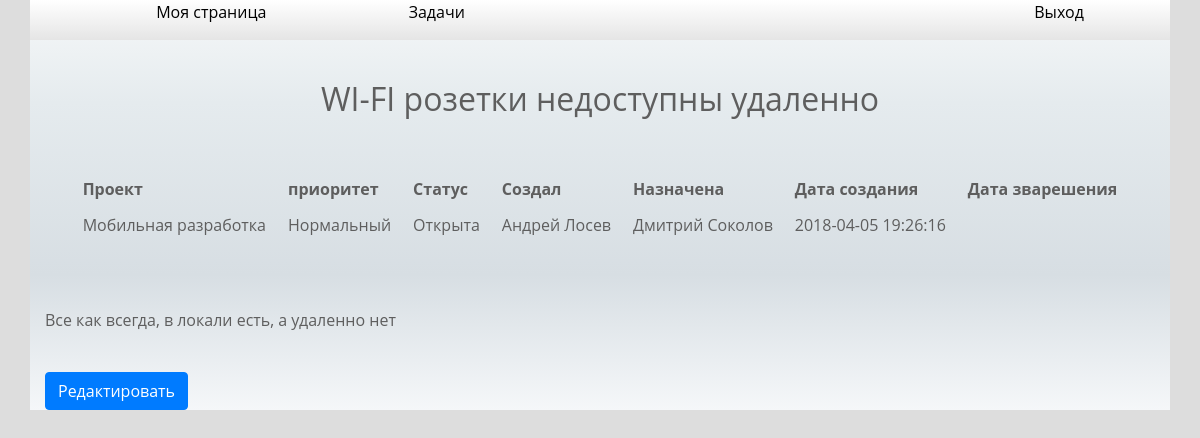
The page /personalroom/room.php?id=opentask&num=3 on the database its author committed.
### tables this page shows
CREATE TABLE `tasks` (
  `id` int(11) NOT NULL,
  `name` varchar(55) NOT NULL,
  `priority` varchar(55) NOT NULL,
  `project` varchar(55) NOT NULL,
  `status` varchar(55) NOT NULL,
  `description` text NOT NULL,
  `created` varchar(55) NOT NULL,
  `appointed` varchar(55) NOT NULL,
  `startdate` text NOT NULL,
  `enddate` text NOT NULL
);

### personalroom/room.php (called while the page is built, shortened)
<?php
require('../view/personalroom.php');
?>

### view/opentask.php (the view, shortened to what this page needs)
<?php
	$numbertask = $_GET[num];
	$query = $db->query("
		SELECT * FROM tasks WHERE id = '$numbertask'
	");
	foreach($query as $row):
?>
<div class="row opentask">
	<div class="col-12 nametask">
		<h2><?php echo $row['name'] ?></h2>
	</div>
	<div class="col-12 tabletask">
		<table>
			<tr>
				<th>Проект</th>
				<th>приоритет</th>
				<th>Статус</th>
				<th>Создал</th>
				<th>Назначена</th>
				<th>Дата создания</th>
				<th>Дата зварешения</th>
			</tr>
			<tr>
				<td><?php echo $row['project']?></td>
				<td><?php echo $row['priority']?></td>
				<td id="statuss"><?php echo $row['status']?></td>
				<td><?php echo $row['created']?></td>
				<td><?php echo $row['appointed']?></td>
				<td><?php echo $row['startdate']?></td>
				<td><?php echo $row['enddate']?></td>
			</tr>
		</table>
	</div>
	<div class="col-12">
		<?php echo $row['description']?>
	</div>
	<div class="col-4 editbutton">
		<button class="btn btn-primary openedit">Редактировать</button>
	</div>
</div>
	<?php endforeach?>

### css/style.css (style rules this page uses)
body,html { padding:0;margin:0;color:#5e5e5e;font-family:"Open Sans",sans-serif;overflow-x:hidden;background-color:#ddd }
.tabletask { margin-top:40px;margin-bottom:60px }
.nametask { margin-top:40px;text-align:center }
.tabletask>table { margin:0 auto;border-collapse:separate;border-spacing:20px 10px }
.editbutton { margin-top:40px }
.tabletask { overflow:auto }

### rows shown on the page
tasks: name "WI-FI розетки недоступны удаленно", project "Мобильная разработка", priority "Нормальный", status "Открыта", created "Андрей Лосев", appointed "Дмитрий Соколов", startdate "2018-04-05 19:26:16", description "Все как всегда, в локали есть, а удаленно нет"
